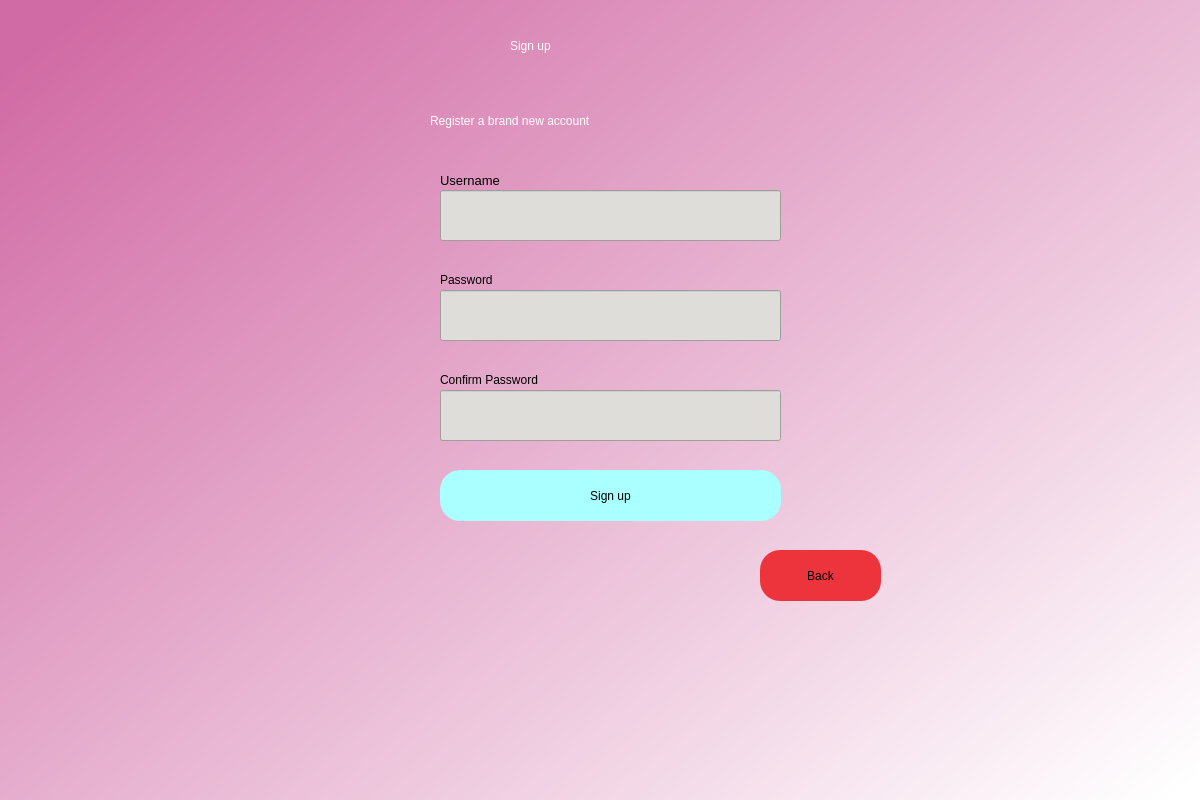
<?xml version="1.0" encoding="UTF-8"?>
<ui version="4.0">
 <class>Dialog</class>
 <widget class="QDialog" name="Dialog">
  <property name="geometry">
   <rect>
    <x>0</x>
    <y>0</y>
    <width>1200</width>
    <height>800</height>
   </rect>
  </property>
  <property name="windowTitle">
   <string>Dialog</string>
  </property>
  <widget class="QWidget" name="bgwidget" native="true">
   <property name="geometry">
    <rect>
     <x>0</x>
     <y>-100</y>
     <width>1201</width>
     <height>901</height>
    </rect>
   </property>
   <property name="styleSheet">
    <string notr="true">QWidget#bgwidget{
background-color:qlineargradient(spread:pad, x1:0.091, y1:0.101636, x2:0.991379, y2:0.977, stop:0 rgba(209, 107, 165, 255), stop:1 rgba(255, 255, 255, 255));}</string>
   </property>
   <widget class="QLabel" name="label">
    <property name="geometry">
     <rect>
      <x>510</x>
      <y>110</y>
      <width>211</width>
      <height>71</height>
     </rect>
    </property>
    <property name="styleSheet">
     <string notr="true">font: 36pt &quot;MS Shell Dlg 2&quot;; color:rgb(255, 255, 255)</string>
    </property>
    <property name="text">
     <string>Sign up</string>
    </property>
   </widget>
   <widget class="QLabel" name="label_2">
    <property name="geometry">
     <rect>
      <x>430</x>
      <y>200</y>
      <width>381</width>
      <height>41</height>
     </rect>
    </property>
    <property name="styleSheet">
     <string notr="true">font: 16pt &quot;MS Shell Dlg 2&quot;;color:rgb(255, 255, 255)</string>
    </property>
    <property name="text">
     <string>Register a brand new account</string>
    </property>
   </widget>
   <widget class="QPushButton" name="signup">
    <property name="geometry">
     <rect>
      <x>440</x>
      <y>570</y>
      <width>341</width>
      <height>51</height>
     </rect>
    </property>
    <property name="styleSheet">
     <string notr="true">border-radius:20px;
background-color: rgb(170, 255, 255);
font: 14pt &quot;MS Shell Dlg 2&quot;;</string>
    </property>
    <property name="text">
     <string>Sign up</string>
    </property>
   </widget>
   <widget class="QLineEdit" name="emailfield">
    <property name="geometry">
     <rect>
      <x>440</x>
      <y>290</y>
      <width>341</width>
      <height>51</height>
     </rect>
    </property>
    <property name="styleSheet">
     <string notr="true">background-color:rgba(0,0,0,0);
background-color: rgb(222, 221, 218);
font: 12pt &quot;MS Shell Dlg 2&quot;;</string>
    </property>
   </widget>
   <widget class="QLineEdit" name="passwordfield">
    <property name="geometry">
     <rect>
      <x>440</x>
      <y>390</y>
      <width>341</width>
      <height>51</height>
     </rect>
    </property>
    <property name="styleSheet">
     <string notr="true">background-color:rgba(0,0,0,0);
background-color: rgb(222, 221, 218);
font: 12pt &quot;MS Shell Dlg 2&quot;;</string>
    </property>
   </widget>
   <widget class="QLabel" name="label_3">
    <property name="geometry">
     <rect>
      <x>440</x>
      <y>270</y>
      <width>81</width>
      <height>20</height>
     </rect>
    </property>
    <property name="font">
     <font>
      <family>MS Shell Dlg 2</family>
      <pointsize>10</pointsize>
      <weight>50</weight>
      <italic>false</italic>
      <bold>false</bold>
     </font>
    </property>
    <property name="styleSheet">
     <string notr="true">font: 10pt &quot;MS Shell Dlg 2&quot;;</string>
    </property>
    <property name="text">
     <string>Username</string>
    </property>
   </widget>
   <widget class="QLabel" name="label_4">
    <property name="geometry">
     <rect>
      <x>440</x>
      <y>370</y>
      <width>81</width>
      <height>20</height>
     </rect>
    </property>
    <property name="styleSheet">
     <string notr="true">font: 10pt &quot;MS Shell Dlg 2&quot;;</string>
    </property>
    <property name="text">
     <string>Password</string>
    </property>
   </widget>
   <widget class="QLabel" name="error">
    <property name="geometry">
     <rect>
      <x>440</x>
      <y>540</y>
      <width>341</width>
      <height>20</height>
     </rect>
    </property>
    <property name="styleSheet">
     <string notr="true">font: 12pt &quot;MS Shell Dlg 2&quot;; color:red;</string>
    </property>
    <property name="text">
     <string/>
    </property>
   </widget>
   <widget class="QLabel" name="label_5">
    <property name="geometry">
     <rect>
      <x>440</x>
      <y>470</y>
      <width>141</width>
      <height>20</height>
     </rect>
    </property>
    <property name="styleSheet">
     <string notr="true">font: 10pt &quot;MS Shell Dlg 2&quot;;</string>
    </property>
    <property name="text">
     <string>Confirm Password</string>
    </property>
   </widget>
   <widget class="QLineEdit" name="confirmpasswordfield">
    <property name="geometry">
     <rect>
      <x>440</x>
      <y>490</y>
      <width>341</width>
      <height>51</height>
     </rect>
    </property>
    <property name="styleSheet">
     <string notr="true">background-color:rgba(0,0,0,0);
background-color: rgb(222, 221, 218);
font: 12pt &quot;MS Shell Dlg 2&quot;;</string>
    </property>
   </widget>
   <widget class="QPushButton" name="back">
    <property name="geometry">
     <rect>
      <x>760</x>
      <y>650</y>
      <width>121</width>
      <height>51</height>
     </rect>
    </property>
    <property name="styleSheet">
     <string notr="true">border-radius:20px;
background-color: rgb(237, 51, 59);
font: 14pt &quot;MS Shell Dlg 2&quot;;</string>
    </property>
    <property name="text">
     <string>Back</string>
    </property>
   </widget>
  </widget>
 </widget>
 <resources/>
 <connections/>
</ui>
